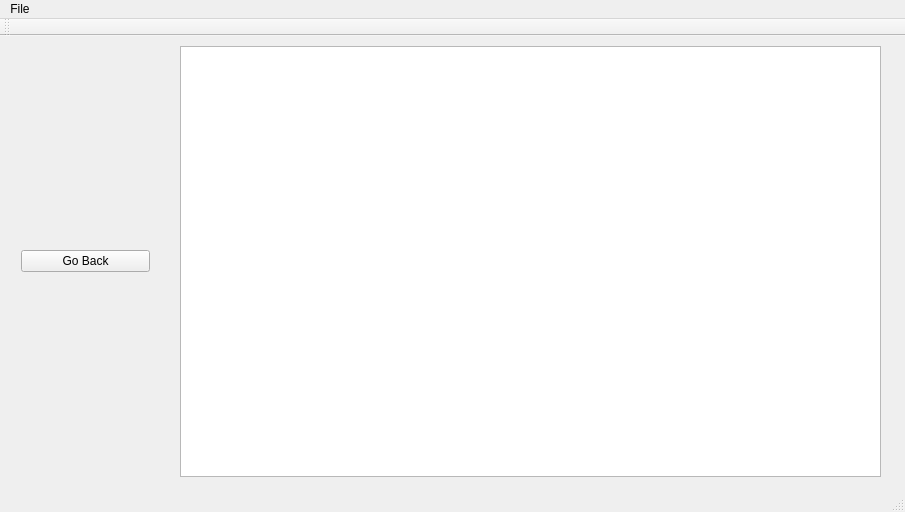
<?xml version="1.0" encoding="UTF-8"?>
<ui version="4.0">
 <class>MainWindowClass</class>
 <widget class="QMainWindow" name="MainWindowClass">
  <property name="geometry">
   <rect>
    <x>0</x>
    <y>0</y>
    <width>905</width>
    <height>512</height>
   </rect>
  </property>
  <property name="windowTitle">
   <string>MainWindow</string>
  </property>
  <widget class="QWidget" name="centralWidget">
   <widget class="QStackedWidget" name="stackedWidget">
    <property name="geometry">
     <rect>
      <x>0</x>
      <y>0</y>
      <width>911</width>
      <height>451</height>
     </rect>
    </property>
    <property name="currentIndex">
     <number>5</number>
    </property>
    <widget class="QWidget" name="page_3">
     <widget class="QLabel" name="menulabel">
      <property name="geometry">
       <rect>
        <x>400</x>
        <y>90</y>
        <width>101</width>
        <height>21</height>
       </rect>
      </property>
      <property name="text">
       <string>QSimplePOS Login</string>
      </property>
     </widget>
     <widget class="QLineEdit" name="username">
      <property name="geometry">
       <rect>
        <x>400</x>
        <y>150</y>
        <width>113</width>
        <height>24</height>
       </rect>
      </property>
     </widget>
     <widget class="QLineEdit" name="password">
      <property name="geometry">
       <rect>
        <x>400</x>
        <y>190</y>
        <width>113</width>
        <height>24</height>
       </rect>
      </property>
     </widget>
     <widget class="QLabel" name="unlabel">
      <property name="geometry">
       <rect>
        <x>310</x>
        <y>150</y>
        <width>61</width>
        <height>20</height>
       </rect>
      </property>
      <property name="text">
       <string>Username:</string>
      </property>
     </widget>
     <widget class="QLabel" name="pwlabel">
      <property name="geometry">
       <rect>
        <x>310</x>
        <y>190</y>
        <width>61</width>
        <height>16</height>
       </rect>
      </property>
      <property name="text">
       <string>Password:</string>
      </property>
     </widget>
     <widget class="QPushButton" name="emp_lgn">
      <property name="geometry">
       <rect>
        <x>390</x>
        <y>240</y>
        <width>121</width>
        <height>24</height>
       </rect>
      </property>
      <property name="text">
       <string>Login As Employee</string>
      </property>
     </widget>
     <widget class="QPushButton" name="mgr_lgn">
      <property name="geometry">
       <rect>
        <x>390</x>
        <y>290</y>
        <width>121</width>
        <height>24</height>
       </rect>
      </property>
      <property name="text">
       <string>Login As Manager</string>
      </property>
     </widget>
    </widget>
    <widget class="QWidget" name="page">
     <widget class="QWidget" name="verticalLayoutWidget_2">
      <property name="geometry">
       <rect>
        <x>0</x>
        <y>0</y>
        <width>158</width>
        <height>451</height>
       </rect>
      </property>
      <layout class="QVBoxLayout" name="verticalLayout_2">
       <item>
        <widget class="QPushButton" name="tbl_btn">
         <property name="text">
          <string>Tables</string>
         </property>
        </widget>
       </item>
       <item>
        <widget class="QPushButton" name="menu_btn">
         <property name="text">
          <string>Menu</string>
         </property>
        </widget>
       </item>
       <item>
        <widget class="QPushButton" name="chk_btn">
         <property name="text">
          <string>Checks</string>
         </property>
        </widget>
       </item>
       <item>
        <widget class="QPushButton" name="rpt_btn">
         <property name="text">
          <string>Report</string>
         </property>
        </widget>
       </item>
       <item>
        <widget class="QPushButton" name="mgr_btn">
         <property name="enabled">
          <bool>true</bool>
         </property>
         <property name="text">
          <string>Manager</string>
         </property>
        </widget>
       </item>
       <item>
        <widget class="QPushButton" name="logout">
         <property name="text">
          <string>Log Out</string>
         </property>
        </widget>
       </item>
      </layout>
     </widget>
    </widget>
    <widget class="QWidget" name="page_2">
     <widget class="QWidget" name="verticalLayoutWidget">
      <property name="geometry">
       <rect>
        <x>0</x>
        <y>0</y>
        <width>160</width>
        <height>451</height>
       </rect>
      </property>
      <layout class="QVBoxLayout" name="verticalLayout">
       <item>
        <widget class="QPushButton" name="menu_back">
         <property name="text">
          <string>Go Back</string>
         </property>
        </widget>
       </item>
      </layout>
     </widget>
     <widget class="QListWidget" name="tablesList">
      <property name="geometry">
       <rect>
        <x>180</x>
        <y>20</y>
        <width>500</width>
        <height>360</height>
       </rect>
      </property>
     </widget>
     <widget class="QPushButton" name="openTableBtn">
      <property name="geometry">
       <rect>
        <x>700</x>
        <y>20</y>
        <width>190</width>
        <height>30</height>
       </rect>
      </property>
      <property name="text">
       <string>Open / Edit Selected Table</string>
      </property>
     </widget>
    </widget>
    <widget class="QWidget" name="page_4">
     <widget class="QWidget" name="verticalLayoutWidget_3">
      <property name="geometry">
       <rect>
        <x>0</x>
        <y>0</y>
        <width>160</width>
        <height>451</height>
       </rect>
      </property>
      <layout class="QVBoxLayout" name="verticalLayout_3">
       <item>
        <widget class="QPushButton" name="mgr_back">
         <property name="text">
          <string>Go Back</string>
         </property>
        </widget>
       </item>
      </layout>
     </widget>
     <widget class="QWidget" name="verticalLayoutWidget_4">
      <property name="geometry">
       <rect>
        <x>360</x>
        <y>0</y>
        <width>160</width>
        <height>451</height>
       </rect>
      </property>
      <layout class="QVBoxLayout" name="verticalLayout_4">
       <item>
        <widget class="QPushButton" name="mgr_chng_menu">
         <property name="text">
          <string>Change Menu</string>
         </property>
        </widget>
       </item>
       <item>
        <widget class="QPushButton" name="mgr_chng_tble">
         <property name="text">
          <string>Change Table</string>
         </property>
        </widget>
       </item>
      </layout>
     </widget>
    </widget>
    <widget class="QWidget" name="page_5">
     <widget class="QPushButton" name="checks_back">
      <property name="geometry">
       <rect>
        <x>20</x>
        <y>20</y>
        <width>120</width>
        <height>30</height>
       </rect>
      </property>
      <property name="text">
       <string>Go Back</string>
      </property>
     </widget>
     <widget class="QListWidget" name="checksList">
      <property name="geometry">
       <rect>
        <x>20</x>
        <y>70</y>
        <width>860</width>
        <height>340</height>
       </rect>
      </property>
     </widget>
    </widget>
    <widget class="QWidget" name="page_6">
     <widget class="QWidget" name="verticalLayoutWidget_5">
      <property name="geometry">
       <rect>
        <x>10</x>
        <y>10</y>
        <width>151</width>
        <height>431</height>
       </rect>
      </property>
      <layout class="QVBoxLayout" name="verticalLayout_5">
       <item>
        <widget class="QPushButton" name="back_menu">
         <property name="text">
          <string>Go Back</string>
         </property>
        </widget>
       </item>
      </layout>
     </widget>
     <widget class="QListWidget" name="plainMenuList">
      <property name="geometry">
       <rect>
        <x>180</x>
        <y>10</y>
        <width>701</width>
        <height>431</height>
       </rect>
      </property>
     </widget>
    </widget>
   </widget>
  </widget>
  <widget class="QMenuBar" name="menuBar">
   <property name="geometry">
    <rect>
     <x>0</x>
     <y>0</y>
     <width>905</width>
     <height>21</height>
    </rect>
   </property>
   <widget class="QMenu" name="menuMain_Window">
    <property name="title">
     <string>File</string>
    </property>
   </widget>
   <addaction name="menuMain_Window"/>
  </widget>
  <widget class="QToolBar" name="mainToolBar">
   <attribute name="toolBarArea">
    <enum>TopToolBarArea</enum>
   </attribute>
   <attribute name="toolBarBreak">
    <bool>false</bool>
   </attribute>
  </widget>
  <widget class="QStatusBar" name="statusBar"/>
 </widget>
 <layoutdefault spacing="6" margin="11"/>
 <resources>
  <include location="mainwindow.qrc"/>
 </resources>
 <connections/>
</ui>
